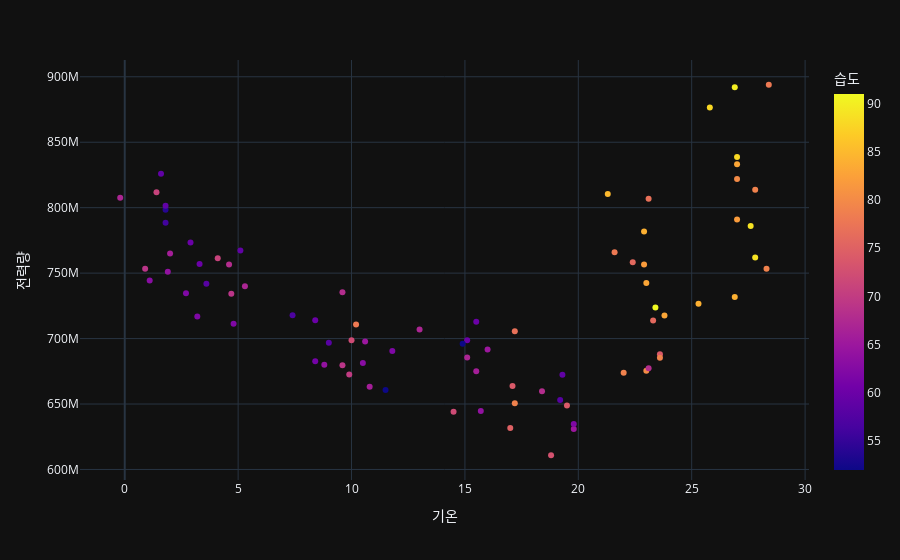

Notebook source saved alongside this figure:
### Code cell
fig = px.scatter(kw_df,
                 x="temp",
                 y="usage",
                 template='plotly_dark',
                 color="Humidity_mean",
                 labels={'temp': '기온', 'usage': '전력량', 'Humidity_mean': '습도'})
fig.show()
